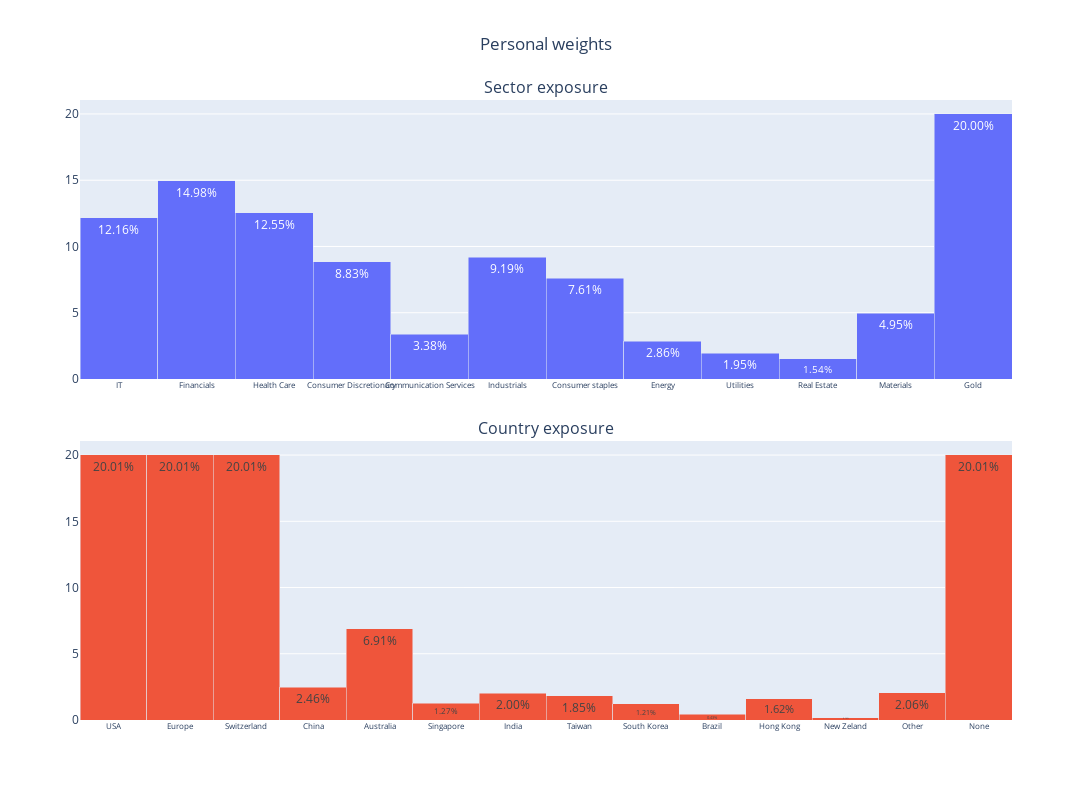

The notebook cell saved with this chart:
### Markdown cell above
### Portfolio Analysis - Market Cap

### Code cell
# Get the weights for the current weight_name
weights = weights_table['Personal'] / 100
# weights = weights[:-1]

## Apply weights to all columns in sector_exposure
sector_exposure_weighted = pd.DataFrame()
for col in sector_exposure.columns:
    sector_exposure_weighted[col] = sector_exposure[col] * weights
# Compute the sum of all columns
sector_exposure_weighted = sector_exposure_weighted.sum(axis=0)
# Compute the sum of all values
total_sector_exposure_weighted = sector_exposure_weighted.sum(axis=0).sum()
# Normalize the values to get the percentage of total exposure for each sector
sector_exposure_weighted = sector_exposure_weighted / total_sector_exposure_weighted * 100

## Apply weights to all columns in country_exposure
country_exposure_weighted = pd.DataFrame()
for col in country_exposure.columns:
    country_exposure_weighted[col] = country_exposure[col] * weights
# Compute the sum of all columns
country_exposure_weighted = country_exposure_weighted.sum(axis=0)
# Compute the sum of all values
total_country_exposure_weighted = country_exposure_weighted.sum(axis=0).sum()
# Normalize the values
country_exposure_weighted = country_exposure_weighted / total_country_exposure_weighted * 100

## Plot the weighted sector and country exposure
fig = make_subplots(rows=2, cols=1, subplot_titles=['Sector exposure', 'Country exposure'],vertical_spacing=0.1)
fig.update_layout(title=f'Personal weights')
# Plot the weighted sector exposure
fig.add_trace(go.Bar(x=sector_exposure_weighted.index, y=sector_exposure_weighted.values), row=1, col=1)
fig.update_layout(title_x=0.5, showlegend=False)
# Plot the weighted country exposure
fig.add_trace(go.Bar(x=country_exposure_weighted.index, y=country_exposure_weighted.values), row=2, col=1)
fig.update_layout(title_x=0.5, showlegend=False)
fig.update_traces(texttemplate='%{y:.2f}%', textposition='inside')
fig.update_xaxes(tickangle=0, tickfont=dict(size=8))
fig.update_layout(barmode='stack', bargap=0, height=800, width=1400)
pio.write_image(fig, f'output/Personal_portfolio.svg')
    
# Plot the last figure as an example
fig.show()

### Figure 1 — Plotly figure (JSON) as saved in the notebook; plotly's stock layout.template omitted (floating-point values rounded to 4 significant figures)
{"data": [{"textposition": "inside", "texttemplate": "%{y:.2f}%", "type": "bar", "x": ["IT", "Financials", "Health Care", "Consumer Discretionary", "Communication Services", "Industrials", "Consumer staples", "Energy", "Utilities", "Real Estate", "Materials", "Gold"], "xaxis": "x", "y": [12.16, 14.98, 12.55, 8.832, 3.376, 9.193, 7.607, 2.863, 1.947, 1.541, 4.95, 20.0], "yaxis": "y"}, {"textposition": "inside", "texttemplate": "%{y:.2f}%", "type": "bar", "x": ["USA", "Europe", "Switzerland", "China", "Australia", "Singapore", "India", "Taiwan", "South Korea", "Brazil", "Hong Kong", "New Zeland", "Other", "None"], "xaxis": "x2", "y": [20.01, 20.01, 20.01, 2.455, 6.907, 1.27, 2.002, 1.846, 1.212, 0.4322, 1.622, 0.1621, 2.059, 20.01], "yaxis": "y2"}], "layout": {"annotations": [{"font": {"size": 16}, "showarrow": false, "text": "Sector exposure", "x": 0.5, "xanchor": "center", "xref": "paper", "y": 1, "yanchor": "bottom", "yref": "paper"}, {"font": {"size": 16}, "showarrow": false, "text": "Country exposure", "x": 0.5, "xanchor": "center", "xref": "paper", "y": 0.45, "yanchor": "bottom", "yref": "paper"}], "bargap": 0, "barmode": "stack", "height": 800, "showlegend": false, "title": {"text": "Personal weights", "x": 0.5}, "width": 1400, "xaxis": {"anchor": "y", "domain": [0, 1], "tickangle": 0, "tickfont": {"size": 8}}, "xaxis2": {"anchor": "y2", "domain": [0, 1], "tickangle": 0, "tickfont": {"size": 8}}, "yaxis": {"anchor": "x", "domain": [0.55, 1]}, "yaxis2": {"anchor": "x2", "domain": [0, 0.45]}}}
